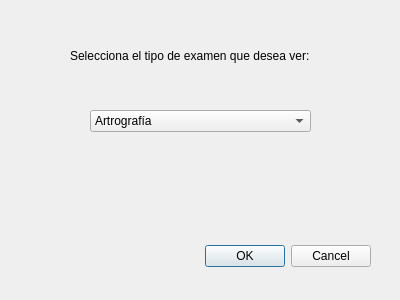
<?xml version="1.0" encoding="UTF-8"?>
<ui version="4.0">
 <class>Dialog</class>
 <widget class="QDialog" name="Dialog">
  <property name="geometry">
   <rect>
    <x>0</x>
    <y>0</y>
    <width>400</width>
    <height>300</height>
   </rect>
  </property>
  <property name="windowTitle">
   <string>Dialog</string>
  </property>
  <widget class="QDialogButtonBox" name="buttonBox">
   <property name="geometry">
    <rect>
     <x>30</x>
     <y>240</y>
     <width>341</width>
     <height>32</height>
    </rect>
   </property>
   <property name="orientation">
    <enum>Qt::Horizontal</enum>
   </property>
   <property name="standardButtons">
    <set>QDialogButtonBox::Cancel|QDialogButtonBox::Ok</set>
   </property>
  </widget>
  <widget class="QLabel" name="selecciona_2">
   <property name="geometry">
    <rect>
     <x>70</x>
     <y>30</y>
     <width>281</width>
     <height>51</height>
    </rect>
   </property>
   <property name="text">
    <string>Selecciona el tipo de examen que desea ver:</string>
   </property>
  </widget>
  <widget class="QComboBox" name="tipo_exam">
   <property name="geometry">
    <rect>
     <x>90</x>
     <y>110</y>
     <width>221</width>
     <height>22</height>
    </rect>
   </property>
   <item>
    <property name="text">
     <string>Artrografía</string>
    </property>
   </item>
   <item>
    <property name="text">
     <string>Ecografía Doppler</string>
    </property>
   </item>
   <item>
    <property name="text">
     <string>Rayos X</string>
    </property>
   </item>
  </widget>
 </widget>
 <resources/>
 <connections>
  <connection>
   <sender>buttonBox</sender>
   <signal>accepted()</signal>
   <receiver>Dialog</receiver>
   <slot>accept()</slot>
   <hints>
    <hint type="sourcelabel">
     <x>248</x>
     <y>254</y>
    </hint>
    <hint type="destinationlabel">
     <x>157</x>
     <y>274</y>
    </hint>
   </hints>
  </connection>
  <connection>
   <sender>buttonBox</sender>
   <signal>rejected()</signal>
   <receiver>Dialog</receiver>
   <slot>reject()</slot>
   <hints>
    <hint type="sourcelabel">
     <x>316</x>
     <y>260</y>
    </hint>
    <hint type="destinationlabel">
     <x>286</x>
     <y>274</y>
    </hint>
   </hints>
  </connection>
 </connections>
</ui>
